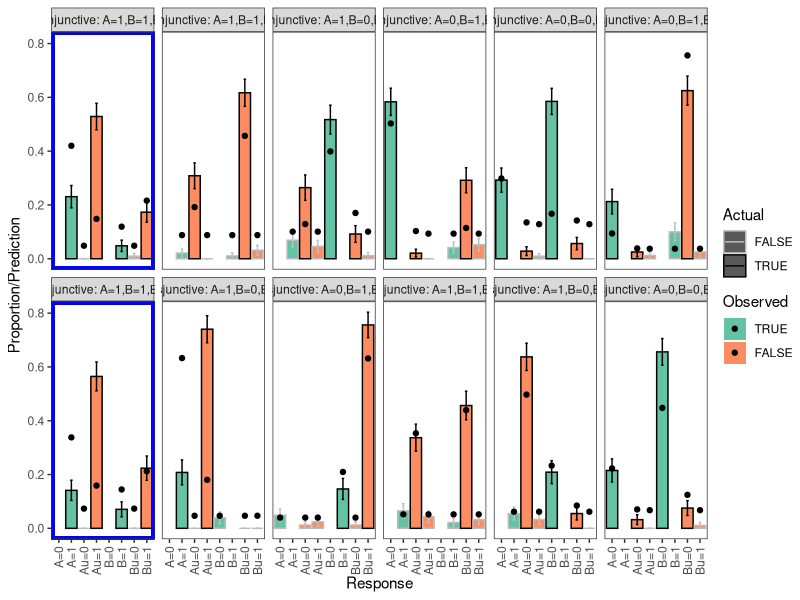

The R source for this figure: (Note: this script raises an error after producing the figure.)
## ----setup, include=FALSE---------------------------------------------------------------------------------------
knitr::opts_chunk$set(echo = TRUE)
rm(list=ls())


## ----include=FALSE----------------------------------------------------------------------------------------------
library(RColorBrewer)
library(tidyverse)
rm(list=ls())


## ---------------------------------------------------------------------------------------------------------------
df <- read.csv('fitforplot.csv') 


## ----include=FALSE----------------------------------------------------------------------------------------------
# Very clunky - later we put this in the preprocessing step and save as RDS to keep formatting
df$trial_type <- recode(df$trial_id, 
                      "1_c1"="A=0,B=0,E=0",
                      "1_c2"="A=0,B=1,E=0",
                      "1_c3"="A=1,B=0,E=0",
                      "1_c4"="A=1,B=1,E=0",
                      "1_c5"="A=1,B=1,E=1",
                      "1_d1"="A=0,B=0,E=0",
                      "1_d2"="A=0,B=1,E=0",
                      "1_d3"="A=0,B=1,E=1",
                      "1_d4"="A=1,B=0,E=0",
                      "1_d5"="A=1,B=0,E=1",
                      "1_d6"="A=1,B=1,E=0",
                      "1_d7"="A=1,B=1,E=1",
                      "2_c1"="A=0,B=0,E=0",
                      "2_c2"="A=0,B=1,E=0",
                      "2_c3"="A=1,B=0,E=0",
                      "2_c4"="A=1,B=1,E=0",
                      "2_c5"="A=1,B=1,E=1",
                      "2_d1"="A=0,B=0,E=0",
                      "2_d2"="A=0,B=1,E=0",
                      "2_d3"="A=0,B=1,E=1",
                      "2_d4"="A=1,B=0,E=0",
                      "2_d5"="A=1,B=0,E=1",
                      "2_d6"="A=1,B=1,E=0",
                      "2_d7"="A=1,B=1,E=1",
                      "3_c1"="A=0,B=0,E=0",
                      "3_c2"="A=0,B=1,E=0",
                      "3_c3"="A=1,B=0,E=0",
                      "3_c4"="A=1,B=1,E=0",
                      "3_c5"="A=1,B=1,E=1",
                      "3_d1"="A=0,B=0,E=0",
                      "3_d2"="A=0,B=1,E=0",
                      "3_d3"="A=0,B=1,E=1",
                      "3_d4"="A=1,B=0,E=0",
                      "3_d5"="A=1,B=0,E=1",
                      "3_d6"="A=1,B=1,E=0",
                      "3_d7"="A=1,B=1,E=1")

df$trial_structure_type <- recode(df$trial_id, 
                                "1_c1"="Conjunctive: A=0,B=0,E=0",
                                "1_c2"="Conjunctive: A=0,B=1,E=0",
                                "1_c3"="Conjunctive: A=1,B=0,E=0",
                                "1_c4"="Conjunctive: A=1,B=1,E=0",
                                "1_c5"="Conjunctive: A=1,B=1,E=1",
                                "1_d1"="Disjunctive: A=0,B=0,E=0",
                                "1_d2"="Disjunctive: A=0,B=1,E=0",
                                "1_d3"="Disjunctive: A=0,B=1,E=1",
                                "1_d4"="Disjunctive: A=1,B=0,E=0",
                                "1_d5"="Disjunctive: A=1,B=0,E=1",
                                "1_d6"="Disjunctive: A=1,B=1,E=0",
                                "1_d7"="Disjunctive: A=1,B=1,E=1",
                                "2_c1"="Conjunctive: A=0,B=0,E=0",
                                "2_c2"="Conjunctive: A=0,B=1,E=0",
                                "2_c3"="Conjunctive: A=1,B=0,E=0",
                                "2_c4"="Conjunctive: A=1,B=1,E=0",
                                "2_c5"="Conjunctive: A=1,B=1,E=1",
                                "2_d1"="Disjunctive: A=0,B=0,E=0",
                                "2_d2"="Disjunctive: A=0,B=1,E=0",
                                "2_d3"="Disjunctive: A=0,B=1,E=1",
                                "2_d4"="Disjunctive: A=1,B=0,E=0",
                                "2_d5"="Disjunctive: A=1,B=0,E=1",
                                "2_d6"="Disjunctive: A=1,B=1,E=0",
                                "2_d7"="Disjunctive: A=1,B=1,E=1",
                                "3_c1"="Conjunctive: A=0,B=0,E=0",
                                "3_c2"="Conjunctive: A=0,B=1,E=0",
                                "3_c3"="Conjunctive: A=1,B=0,E=0",
                                "3_c4"="Conjunctive: A=1,B=1,E=0",
                                "3_c5"="Conjunctive: A=1,B=1,E=1",
                                "3_d1"="Disjunctive: A=0,B=0,E=0",
                                "3_d2"="Disjunctive: A=0,B=1,E=0",
                                "3_d3"="Disjunctive: A=0,B=1,E=1",
                                "3_d4"="Disjunctive: A=1,B=0,E=0",
                                "3_d5"="Disjunctive: A=1,B=0,E=1",
                                "3_d6"="Disjunctive: A=1,B=1,E=0",
                                "3_d7"="Disjunctive: A=1,B=1,E=1")

df<- df %>% mutate(trial_type = factor(trial_type, levels = c("A=0,B=0,E=0",
                                                              "A=0,B=1,E=0",
                                                              "A=0,B=1,E=1",
                                                              "A=1,B=0,E=0",
                                                              "A=1,B=0,E=1",
                                                              "A=1,B=1,E=0",
                                                              "A=1,B=1,E=1")),
                   trial_structure_type = factor(trial_structure_type, levels = c("Conjunctive: A=1,B=1,E=1",
                                                                                  "Conjunctive: A=1,B=1,E=0",
                                                                                  "Conjunctive: A=1,B=0,E=0",
                                                                                  "Conjunctive: A=0,B=1,E=0",
                                                                                  "Conjunctive: A=0,B=0,E=0",
                                                                                  "Disjunctive: A=0,B=1,E=0",
                                                                                  "Disjunctive: A=1,B=1,E=1",
                                                                                  "Disjunctive: A=1,B=0,E=1",
                                                                                  "Disjunctive: A=0,B=1,E=1",
                                                                                  "Disjunctive: A=1,B=1,E=0",
                                                                                  "Disjunctive: A=1,B=0,E=0",
                                                                                  "Disjunctive: A=0,B=0,E=0")),
                   # NOTE THESE (ABOVE) LOOK IN THE WRONG ORDER BUT ITS JUST FOR THE PLOT
                   pgroup = factor(pgroup, levels = 1:3, labels = c('A=.1,Au=.5,B=.8,Bu=.5',
                                                                            'A=.5,Au=.1,B=.5,Bu=.8',
                                                                            'A=.1,Au=.7,B=.8,Bu=.5')),
                   Response = factor(node3),
                   Observed = factor(!Response%in%c('Au=0','Au=1','Bu=0', 'Bu=1'), levels = c(T,F)),
                   Variable = factor(substr(node3, 1, 1)),
                   #State = factor(rep(c(0,1), 144)),
                   Actual = factor(Actual, levels = c(FALSE, TRUE), labels = c('FALSE', 'TRUE')))


## ---------------------------------------------------------------------------------------------------------------
df$SE <- NA

for (i in unique(df$trial_id))
{
  df$SE[df$trial_id==i]<-sqrt((df$prop[df$trial_id==i] * (1-df$prop[df$trial_id==i])) / sum(df$n[df$trial_id==i]))
}



## ----include=FALSE----------------------------------------------------------------------------------------------
ggplot(df %>% filter(pgroup=='A=.1,Au=.7,B=.8,Bu=.5'), aes(x=node3, y=prop, fill=Observed, colour = Actual)) +
  geom_bar(stat = 'identity') +
  geom_errorbar(aes(ymin=prop-SE, ymax=prop+SE), width=.2) + 
  labs(x = 'Response', y = 'Proportion/Prediction')+
  scale_fill_brewer(palette = "Set2")+
  scale_colour_manual(values = c('gray', 'black')) +
  geom_point(aes(y=full), colour = 'black') + # CHANGE MODEL NAME HERE
  geom_rect(data = subset(df, trial_structure_type %in% c("Conjunctive: A=1,B=1,E=1", "Disjunctive: A=1,B=1,E=1")), 
            fill = NA, colour = "blue", xmin = -Inf,xmax = Inf, linewidth = 2,
            ymin = -Inf,ymax = Inf) +
  facet_wrap( ~ trial_structure_type, ncol = 6) +
  theme_bw() +
  theme(panel.grid = element_blank(),
        axis.text.x = element_text(angle = 90, vjust = 0.5, hjust=1),
        legend.margin=margin(c(0,0,0,0)),
        axis.title.x = element_text(margin = margin(t = 1, r =0, b = 0, l = 0))) 


## ---------------------------------------------------------------------------------------------------------------
ggsave('../Figs/results_setting3.pdf', width = 12, height = 4)


## ----include=FALSE----------------------------------------------------------------------------------------------
ggplot(df %>% filter(pgroup=='A=.1,Au=.5,B=.8,Bu=.5'), aes(x=node3, y=prop, fill=Observed, colour = Actual)) +
  geom_bar(stat = 'identity') +
  geom_errorbar(aes(ymin=prop-SE, ymax=prop+SE), width=.2) + 
  labs(x = 'Response', y = 'Proportion/Prediction')+
  scale_fill_brewer(palette = "Set2")+
  scale_colour_manual(values = c('gray', 'black')) +
  geom_point(aes(y=full), colour = 'black') +
  geom_rect(data = subset(df, trial_structure_type %in% c("Conjunctive: A=1,B=1,E=1", "Disjunctive: A=1,B=1,E=1")), 
            fill = NA, colour = "blue", xmin = -Inf,xmax = Inf, linewidth = 2,
            ymin = -Inf,ymax = Inf) +
  facet_wrap( ~ trial_structure_type, ncol = 6) +
  theme_bw() +
  theme(panel.grid = element_blank(),
        axis.text.x = element_text(angle = 90, vjust = 0.5, hjust=1),
        legend.margin=margin(c(0,0,0,0)),
        axis.title.x = element_text(margin = margin(t = 1, r =0, b = 0, l = 0))) 



## ---------------------------------------------------------------------------------------------------------------
ggsave('../Figs/results_setting1.pdf', width = 12, height = 4)


## ----include=FALSE----------------------------------------------------------------------------------------------
ggplot(df %>% filter(pgroup=='A=.5,Au=.1,B=.5,Bu=.8'), aes(x=node3, y=prop, fill=Observed, colour = Actual)) +
  geom_bar(stat = 'identity') +
  geom_errorbar(aes(ymin=prop-SE, ymax=prop+SE), width=.2) + 
  labs(x = 'Response', y = 'Proportion/Prediction')+
  scale_fill_brewer(palette = "Set2")+
  scale_colour_manual(values = c('gray', 'black')) +
  geom_point(aes(y=full), colour = 'black') +
  geom_rect(data = subset(df, trial_structure_type %in% c("Conjunctive: A=1,B=1,E=1", "Disjunctive: A=1,B=1,E=1")), 
            fill = NA, colour = "blue", xmin = -Inf,xmax = Inf, linewidth = 2,
            ymin = -Inf,ymax = Inf) +
  facet_wrap( ~ trial_structure_type, ncol = 6) +
  theme_bw() +
  theme(panel.grid = element_blank(),
        axis.text.x = element_text(angle = 90, vjust = 0.5, hjust=1),
        legend.margin=margin(c(0,0,0,0)),
        axis.title.x = element_text(margin = margin(t = 1, r =0, b = 0, l = 0))) 



## ---------------------------------------------------------------------------------------------------------------
ggsave('../Figs/results_setting2.pdf', width = 12, height = 4)


## ---------------------------------------------------------------------------------------------------------------
row_labeller <- c(
  "A=.1,Au=.5,B=.8,Bu=.5"=".1,.5,.8,.5",
  "A=.5,Au=.1,B=.5,Bu=.8"=".5,.1,.5,.8",
  "A=.1,Au=.7,B=.8,Bu=.5"=".1,.7,.8,.5"
)

column_labeller <- c(
  "Conjunctive: A=1,B=1,E=1"="Conjunctive",
  "Disjunctive: A=1,B=1,E=1"="Disjunctive"
)


## ---------------------------------------------------------------------------------------------------------------
ggplot(df %>% filter(trial_structure_type %in% c("Conjunctive: A=1,B=1,E=1", "Disjunctive: A=1,B=1,E=1"), Actual == T),
       aes(x=Variable, y=prop, fill=Observed)) +
  geom_bar(stat = 'identity', colour = 'black', position = position_dodge()) +
  geom_errorbar(aes(ymin=prop-SE, ymax=prop+SE), width=.2, position = position_dodge(.9)) + 
  labs(x = 'Response', y = 'Proportion/Prediction')+
  scale_fill_brewer(palette = "Set2")+
  geom_point(data = df %>% filter(trial_structure_type %in% c("Conjunctive: A=1,B=1,E=1", "Disjunctive: A=1,B=1,E=1"), Actual==T), aes(y=full), colour = 'black', position = position_dodge(.9)) +
  # geom_point(aes(y=noInf), colour = 'black', shape = 2) +
  # geom_point(aes(y=noSelect), colour = 'black', shape = 3) +
  facet_grid(trial_structure_type ~ pgroup,
             labeller = labeller(pgroup = row_labeller, trial_structure_type = column_labeller)) +
  theme_bw() +
  theme(panel.grid = element_blank(),
        legend.position = 'none',
        axis.title.x = element_text(margin = margin(t = 1, r =0, b = 0, l = 0))) 


## ---------------------------------------------------------------------------------------------------------------
ggsave('../Figs/results_simple_111.pdf', width = 3, height = 3)   


## ---------------------------------------------------------------------------------------------------------------
df.l<-df %>% 
  gather(key, val, c(prop, full)) %>% 
  mutate(key = factor(key, 
                      levels = c('prop', 'full'),
                      labels = c("Participants", "Full Model"))) %>%
  group_by(Observed, key, trial_structure_type) %>% 
  summarise(val = sum(val)/3)


## ---------------------------------------------------------------------------------------------------------------
ggplot(df.l, aes(y=val, x=key, fill=Observed)) +
  stat_summary(fun = mean,
               geom = "bar",
               position = position_dodge(), colour = 'black') +
stat_summary(fun.data = mean_se, geom = "errorbar",  position = position_dodge(.9), width = .2)+
  labs(x = 'Response', y = 'Proportion/Prediction') +
  scale_fill_brewer(palette = "Set2") +
  theme_bw() +
  theme(panel.grid = element_blank(),
        axis.text.x = element_text(angle = 90, vjust = 0.5, hjust=1),
        legend.margin=margin(c(0,0,0,0)),
        legend.position = c(-.1,-.2),
        axis.title.x = element_text(margin = margin(t = 1, r =0, b = 0, l = 0))) 


## ---------------------------------------------------------------------------------------------------------------
ggsave('../Figs/results_obs_un.pdf', width = 2, height = 3)  

